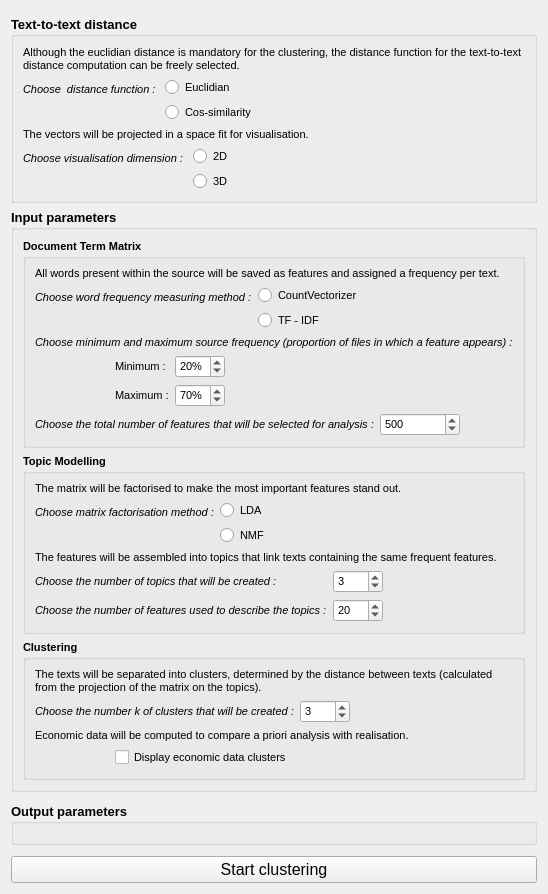
          <widget class="QWidget" name="clustering">
           <attribute name="title">
            <string notr="true">Clustering</string>
           </attribute>
           <layout class="QVBoxLayout" name="verticalLayout_9">
            <item>
             <spacer name="verticalSpacer_2">
              <property name="orientation">
               <enum>Qt::Vertical</enum>
              </property>
              <property name="sizeType">
               <enum>QSizePolicy::Fixed</enum>
              </property>
              <property name="sizeHint" stdset="0">
               <size>
                <width>20</width>
                <height>5</height>
               </size>
              </property>
             </spacer>
            </item>
            <item>
             <widget class="QGroupBox" name="groupBox">
              <property name="font">
               <font>
                <pointsize>10</pointsize>
                <weight>75</weight>
                <bold>true</bold>
               </font>
              </property>
              <property name="title">
               <string notr="true">Text-to-text distance</string>
              </property>
              <layout class="QGridLayout" name="gridLayout_3">
               <item row="0" column="0">
                <widget class="QLabel" name="label_2">
                 <property name="font">
                  <font>
                   <pointsize>8</pointsize>
                   <weight>50</weight>
                   <bold>false</bold>
                  </font>
                 </property>
                 <property name="text">
                  <string>Although the euclidian distance is mandatory for the clustering, the distance function for the text-to-text distance computation can be freely selected.</string>
                 </property>
                 <property name="wordWrap">
                  <bool>true</bool>
                 </property>
                </widget>
               </item>
               <item row="1" column="0">
                <layout class="QFormLayout" name="formLayout_10">
                 <item row="0" column="0">
                  <widget class="QLabel" name="label">
                   <property name="font">
                    <font>
                     <pointsize>8</pointsize>
                     <weight>50</weight>
                     <italic>true</italic>
                     <bold>false</bold>
                    </font>
                   </property>
                   <property name="text">
                    <string>Choose  distance function : </string>
                   </property>
                  </widget>
                 </item>
                 <item row="0" column="1">
                  <layout class="QVBoxLayout" name="verticalLayout_16">
                   <item>
                    <widget class="QRadioButton" name="euclidian">
                     <property name="font">
                      <font>
                       <pointsize>8</pointsize>
                       <weight>50</weight>
                       <bold>false</bold>
                      </font>
                     </property>
                     <property name="text">
                      <string>Euclidian</string>
                     </property>
                    </widget>
                   </item>
                   <item>
                    <widget class="QRadioButton" name="cos_similarity">
                     <property name="font">
                      <font>
                       <pointsize>8</pointsize>
                       <weight>50</weight>
                       <bold>false</bold>
                      </font>
                     </property>
                     <property name="text">
                      <string>Cos-similarity</string>
                     </property>
                    </widget>
                   </item>
                  </layout>
                 </item>
                </layout>
               </item>
               <item row="2" column="0">
                <widget class="QLabel" name="label_3">
                 <property name="font">
                  <font>
                   <pointsize>8</pointsize>
                   <weight>50</weight>
                   <bold>false</bold>
                  </font>
                 </property>
                 <property name="text">
                  <string>The vectors will be projected in a space fit for visualisation.</string>
                 </property>
                </widget>
               </item>
               <item row="3" column="0">
                <layout class="QFormLayout" name="formLayout_11">
                 <item row="0" column="0">
                  <widget class="QLabel" name="label_4">
                   <property name="font">
                    <font>
                     <pointsize>8</pointsize>
                     <weight>50</weight>
                     <italic>true</italic>
                     <bold>false</bold>
                    </font>
                   </property>
                   <property name="text">
                    <string>Choose visualisation dimension : </string>
                   </property>
                  </widget>
                 </item>
                 <item row="0" column="1">
                  <layout class="QVBoxLayout" name="verticalLayout_17">
                   <item>
                    <widget class="QRadioButton" name="euclidian_2">
                     <property name="font">
                      <font>
                       <pointsize>8</pointsize>
                       <weight>50</weight>
                       <bold>false</bold>
                      </font>
                     </property>
                     <property name="text">
                      <string>2D</string>
                     </property>
                    </widget>
                   </item>
                   <item>
                    <widget class="QRadioButton" name="cos_similarity_2">
                     <property name="font">
                      <font>
                       <pointsize>8</pointsize>
                       <weight>50</weight>
                       <bold>false</bold>
                      </font>
                     </property>
                     <property name="text">
                      <string>3D</string>
                     </property>
                    </widget>
                   </item>
                  </layout>
                 </item>
                </layout>
               </item>
              </layout>
             </widget>
            </item>
            <item>
             <widget class="QGroupBox" name="groupBox_3">
              <property name="font">
               <font>
                <pointsize>10</pointsize>
                <weight>75</weight>
                <bold>true</bold>
               </font>
              </property>
              <property name="title">
               <string notr="true">Input parameters</string>
              </property>
              <layout class="QVBoxLayout" name="verticalLayout">
               <item>
                <widget class="QGroupBox" name="groupBox_4">
                 <property name="font">
                  <font>
                   <pointsize>8</pointsize>
                  </font>
                 </property>
                 <property name="title">
                  <string notr="true">Document Term Matrix</string>
                 </property>
                 <layout class="QVBoxLayout" name="verticalLayout_8">
                  <item>
                   <widget class="QLabel" name="word_frequency_2">
                    <property name="font">
                     <font>
                      <weight>50</weight>
                      <bold>false</bold>
                     </font>
                    </property>
                    <property name="text">
                     <string notr="true">All words present within the source will be saved as features and assigned a frequency per text.</string>
                    </property>
                   </widget>
                  </item>
                  <item>
                   <layout class="QFormLayout" name="formLayout">
                    <item row="0" column="0">
                     <widget class="QLabel" name="word_frequency_3">
                      <property name="font">
                       <font>
                        <weight>50</weight>
                        <italic>true</italic>
                        <bold>false</bold>
                       </font>
                      </property>
                      <property name="toolTip">
                       <string notr="true"/>
                      </property>
                      <property name="text">
                       <string notr="true">Choose word frequency measuring method :</string>
                      </property>
                     </widget>
                    </item>
                    <item row="0" column="1">
                     <layout class="QVBoxLayout" name="verticalLayout_10">
                      <item>
                       <widget class="QRadioButton" name="countvectorizer">
                        <property name="font">
                         <font>
                          <weight>50</weight>
                          <bold>false</bold>
                         </font>
                        </property>
                        <property name="cursor">
                         <cursorShape>PointingHandCursor</cursorShape>
                        </property>
                        <property name="text">
                         <string notr="true">CountVectorizer</string>
                        </property>
                        <attribute name="buttonGroup">
                         <string notr="true">frequency_buttonGroup</string>
                        </attribute>
                       </widget>
                      </item>
                      <item>
                       <widget class="QRadioButton" name="tf_idf">
                        <property name="font">
                         <font>
                          <weight>50</weight>
                          <bold>false</bold>
                         </font>
                        </property>
                        <property name="cursor">
                         <cursorShape>PointingHandCursor</cursorShape>
                        </property>
                        <property name="text">
                         <string notr="true">TF - IDF</string>
                        </property>
                        <attribute name="buttonGroup">
                         <string notr="true">frequency_buttonGroup</string>
                        </attribute>
                       </widget>
                      </item>
                     </layout>
                    </item>
                   </layout>
                  </item>
                  <item>
                   <widget class="QLabel" name="word_frequency_4">
                    <property name="font">
                     <font>
                      <weight>50</weight>
                      <italic>true</italic>
                      <bold>false</bold>
                     </font>
                    </property>
                    <property name="text">
                     <string notr="true">Choose minimum and maximum source frequency (proportion of files in which a feature appears) :</string>
                    </property>
                   </widget>
                  </item>
                  <item>
                   <layout class="QHBoxLayout" name="horizontalLayout">
                    <item>
                     <spacer name="horizontalSpacer">
                      <property name="orientation">
                       <enum>Qt::Horizontal</enum>
                      </property>
                      <property name="sizeType">
                       <enum>QSizePolicy::Maximum</enum>
                      </property>
                      <property name="sizeHint" stdset="0">
                       <size>
                        <width>80</width>
                        <height>20</height>
                       </size>
                      </property>
                     </spacer>
                    </item>
                    <item>
                     <layout class="QFormLayout" name="formLayout_7">
                      <item row="0" column="0">
                       <widget class="QLabel" name="minimum">
                        <property name="maximumSize">
                         <size>
                          <width>58</width>
                          <height>16777215</height>
                         </size>
                        </property>
                        <property name="font">
                         <font>
                          <weight>50</weight>
                          <bold>false</bold>
                         </font>
                        </property>
                        <property name="text">
                         <string notr="true">Minimum :</string>
                        </property>
                       </widget>
                      </item>
                      <item row="0" column="1">
                       <widget class="QSpinBox" name="minimum_frequency">
                        <property name="maximumSize">
                         <size>
                          <width>50</width>
                          <height>16777215</height>
                         </size>
                        </property>
                        <property name="font">
                         <font>
                          <weight>50</weight>
                          <bold>false</bold>
                         </font>
                        </property>
                        <property name="suffix">
                         <string notr="true">%</string>
                        </property>
                        <property name="maximum">
                         <number>100</number>
                        </property>
                        <property name="singleStep">
                         <number>1</number>
                        </property>
                        <property name="value">
                         <number>20</number>
                        </property>
                       </widget>
                      </item>
                      <item row="1" column="0">
                       <widget class="QLabel" name="maximum">
                        <property name="maximumSize">
                         <size>
                          <width>58</width>
                          <height>16777215</height>
                         </size>
                        </property>
                        <property name="font">
                         <font>
                          <weight>50</weight>
                          <bold>false</bold>
                         </font>
                        </property>
                        <property name="text">
                         <string notr="true">Maximum :</string>
                        </property>
                       </widget>
                      </item>
                      <item row="1" column="1">
                       <widget class="QSpinBox" name="maximum_frequency">
                        <property name="maximumSize">
                         <size>
                          <width>50</width>
                          <height>16777215</height>
                         </size>
                        </property>
                        <property name="font">
                         <font>
                          <weight>50</weight>
                          <bold>false</bold>
                         </font>
                        </property>
                        <property name="suffix">
                         <string notr="true">%</string>
                        </property>
                        <property name="maximum">
                         <number>100</number>
                        </property>
                        <property name="singleStep">
                         <number>1</number>
                        </property>
                        <property name="value">
                         <number>70</number>
                        </property>
                       </widget>
                      </item>
                     </layout>
                    </item>
                   </layout>
                  </item>
                  <item>
                   <layout class="QFormLayout" name="formLayout_8">
                    <item row="0" column="0">
                     <widget class="QLabel" name="word_frequency_5">
                      <property name="font">
                       <font>
                        <weight>50</weight>
                        <italic>true</italic>
                        <bold>false</bold>
                       </font>
                      </property>
                      <property name="text">
                       <string notr="true">Choose the total number of features that will be selected for analysis :</string>
                      </property>
                     </widget>
                    </item>
                    <item row="0" column="1">
                     <widget class="QSpinBox" name="number_features">
                      <property name="maximumSize">
                       <size>
                        <width>80</width>
                        <height>16777215</height>
                       </size>
                      </property>
                      <property name="font">
                       <font>
                        <weight>50</weight>
                        <bold>false</bold>
                       </font>
                      </property>
                      <property name="maximum">
                       <number>10000</number>
                      </property>
                      <property name="value">
                       <number>500</number>
                      </property>
                     </widget>
                    </item>
                   </layout>
                  </item>
                 </layout>
                </widget>
               </item>
               <item>
                <widget class="QGroupBox" name="groupBox_6">
                 <property name="font">
                  <font>
                   <pointsize>8</pointsize>
                   <weight>75</weight>
                   <bold>true</bold>
                  </font>
                 </property>
                 <property name="title">
                  <string notr="true">Topic Modelling</string>
                 </property>
                 <layout class="QVBoxLayout" name="verticalLayout_6">
                  <item>
                   <widget class="QLabel" name="frequency_matrix_factorisation_2">
                    <property name="font">
                     <font>
                      <weight>50</weight>
                      <bold>false</bold>
                     </font>
                    </property>
                    <property name="text">
                     <string notr="true">The matrix will be factorised to make the most important features stand out.</string>
                    </property>
                   </widget>
                  </item>
                  <item>
                   <layout class="QFormLayout" name="formLayout_4">
                    <property name="formAlignment">
                     <set>Qt::AlignLeading|Qt::AlignLeft|Qt::AlignVCenter</set>
                    </property>
                    <item row="0" column="0">
                     <widget class="QLabel" name="frequency_matrix_factorisation_3">
                      <property name="font">
                       <font>
                        <weight>50</weight>
                        <italic>true</italic>
                        <bold>false</bold>
                       </font>
                      </property>
                      <property name="toolTip">
                       <string notr="true"/>
                      </property>
                      <property name="text">
                       <string notr="true">Choose matrix factorisation method :</string>
                      </property>
                     </widget>
                    </item>
                    <item row="0" column="1">
                     <layout class="QVBoxLayout" name="verticalLayout_2">
                      <item>
                       <widget class="QRadioButton" name="lda">
                        <property name="font">
                         <font>
                          <weight>50</weight>
                          <bold>false</bold>
                         </font>
                        </property>
                        <property name="cursor">
                         <cursorShape>PointingHandCursor</cursorShape>
                        </property>
                        <property name="toolTip">
                         <string notr="true">Latent Dirichlet Allocation</string>
                        </property>
                        <property name="text">
                         <string notr="true">LDA</string>
                        </property>
                        <attribute name="buttonGroup">
                         <string notr="true">factorisation_buttonGroup</string>
                        </attribute>
                       </widget>
                      </item>
                      <item>
                       <widget class="QRadioButton" name="nmf">
                        <property name="font">
                         <font>
                          <weight>50</weight>
                          <bold>false</bold>
                         </font>
                        </property>
                        <property name="cursor">
                         <cursorShape>PointingHandCursor</cursorShape>
                        </property>
                        <property name="toolTip">
                         <string notr="true">Non-negative Matrix Factorization</string>
                        </property>
                        <property name="text">
                         <string notr="true">NMF</string>
                        </property>
                        <attribute name="buttonGroup">
                         <string notr="true">factorisation_buttonGroup</string>
                        </attribute>
                       </widget>
                      </item>
                     </layout>
                    </item>
                   </layout>
                  </item>
                  <item>
                   <widget class="QLabel" name="topic_modelling_2">
                    <property name="font">
                     <font>
                      <weight>50</weight>
                      <bold>false</bold>
                     </font>
                    </property>
                    <property name="text">
                     <string notr="true">The features will be assembled into topics that link texts containing the same frequent features.</string>
                    </property>
                   </widget>
                  </item>
                  <item>
                   <layout class="QFormLayout" name="formLayout_2">
                    <item row="0" column="1">
                     <widget class="QSpinBox" name="number_topics">
                      <property name="maximumSize">
                       <size>
                        <width>50</width>
                        <height>16777215</height>
                       </size>
                      </property>
                      <property name="font">
                       <font>
                        <weight>50</weight>
                        <bold>false</bold>
                       </font>
                      </property>
                      <property name="value">
                       <number>3</number>
                      </property>
                     </widget>
                    </item>
                    <item row="1" column="0">
                     <widget class="QLabel" name="topic_modelling_4">
                      <property name="font">
                       <font>
                        <weight>50</weight>
                        <italic>true</italic>
                        <bold>false</bold>
                       </font>
                      </property>
                      <property name="text">
                       <string notr="true">Choose the number of features used to describe the topics :</string>
                      </property>
                     </widget>
                    </item>
                    <item row="1" column="1">
                     <widget class="QSpinBox" name="number_most_important_features">
                      <property name="maximumSize">
                       <size>
                        <width>50</width>
                        <height>16777215</height>
                       </size>
                      </property>
                      <property name="font">
                       <font>
                        <weight>50</weight>
                        <bold>false</bold>
                       </font>
                      </property>
                      <property name="value">
                       <number>20</number>
                      </property>
                     </widget>
                    </item>
                    <item row="0" column="0">
                     <widget class="QLabel" name="topic_modelling_3">
                      <property name="font">
                       <font>
                        <weight>50</weight>
                        <italic>true</italic>
                        <bold>false</bold>
                       </font>
                      </property>
                      <property name="text">
                       <string notr="true">Choose the number of topics that will be created :</string>
                      </property>
                     </widget>
                    </item>
                   </layout>
                  </item>
                 </layout>
                </widget>
               </item>
               <item>
                <widget class="QGroupBox" name="groupBox_7">
                 <property name="font">
                  <font>
                   <pointsize>8</pointsize>
                   <weight>75</weight>
                   <bold>true</bold>
                  </font>
                 </property>
                 <property name="title">
                  <string notr="true">Clustering</string>
                 </property>
                 <layout class="QVBoxLayout" name="verticalLayout_7">
                  <item>
                   <widget class="QLabel" name="clustering_2">
                    <property name="font">
                     <font>
                      <weight>50</weight>
                      <bold>false</bold>
                     </font>
                    </property>
                    <property name="text">
                     <string notr="true">The texts will be separated into clusters, determined by the distance between texts (calculated from the projection of the matrix on the topics).</string>
                    </property>
                    <property name="wordWrap">
                     <bool>true</bool>
                    </property>
                   </widget>
                  </item>
                  <item>
                   <layout class="QFormLayout" name="formLayout_9">
                    <item row="0" column="0">
                     <widget class="QLabel" name="clustering_3">
                      <property name="font">
                       <font>
                        <weight>50</weight>
                        <italic>true</italic>
                        <bold>false</bold>
                       </font>
                      </property>
                      <property name="text">
                       <string notr="true">Choose the number k of clusters that will be created :</string>
                      </property>
                     </widget>
                    </item>
                    <item row="0" column="1">
                     <widget class="QSpinBox" name="number_clusters">
                      <property name="maximumSize">
                       <size>
                        <width>50</width>
                        <height>16777215</height>
                       </size>
                      </property>
                      <property name="font">
                       <font>
                        <weight>50</weight>
                        <bold>false</bold>
                       </font>
                      </property>
                      <property name="value">
                       <number>3</number>
                      </property>
                     </widget>
                    </item>
                   </layout>
                  </item>
                  <item>
                   <widget class="QLabel" name="label_5">
                    <property name="font">
                     <font>
                      <weight>50</weight>
                      <bold>false</bold>
                     </font>
                    </property>
                    <property name="text">
                     <string>Economic data will be computed to compare a priori analysis with realisation.</string>
                    </property>
                   </widget>
                  </item>
                  <item>
                   <layout class="QHBoxLayout" name="horizontalLayout_4">
                    <item>
                     <spacer name="horizontalSpacer_4">
                      <property name="orientation">
                       <enum>Qt::Horizontal</enum>
                      </property>
                      <property name="sizeType">
                       <enum>QSizePolicy::Maximum</enum>
                      </property>
                      <property name="sizeHint" stdset="0">
                       <size>
                        <width>80</width>
                        <height>20</height>
                       </size>
                      </property>
                     </spacer>
                    </item>
                    <item>
                     <widget class="QCheckBox" name="checkBox">
                      <property name="font">
                       <font>
                        <weight>50</weight>
                        <bold>false</bold>
                       </font>
                      </property>
                      <property name="text">
                       <string>Display economic data clusters</string>
                      </property>
                     </widget>
                    </item>
                   </layout>
                  </item>
                 </layout>
                </widget>
               </item>
              </layout>
             </widget>
            </item>
            <item>
             <spacer name="verticalSpacer_3">
              <property name="orientation">
               <enum>Qt::Vertical</enum>
              </property>
              <property name="sizeType">
               <enum>QSizePolicy::Fixed</enum>
              </property>
              <property name="sizeHint" stdset="0">
               <size>
                <width>20</width>
                <height>5</height>
               </size>
              </property>
             </spacer>
            </item>
            <item>
             <widget class="QGroupBox" name="groupBox_5">
              <property name="font">
               <font>
                <pointsize>10</pointsize>
                <weight>75</weight>
                <bold>true</bold>
               </font>
              </property>
              <property name="title">
               <string notr="true">Output parameters</string>
              </property>
              <layout class="QVBoxLayout" name="verticalLayout_13"/>
             </widget>
            </item>
            <item>
             <spacer name="verticalSpacer_4">
              <property name="orientation">
               <enum>Qt::Vertical</enum>
              </property>
              <property name="sizeType">
               <enum>QSizePolicy::Fixed</enum>
              </property>
              <property name="sizeHint" stdset="0">
               <size>
                <width>20</width>
                <height>5</height>
               </size>
              </property>
             </spacer>
            </item>
            <item>
             <widget class="QPushButton" name="start_clustering">
              <property name="font">
               <font>
                <pointsize>12</pointsize>
                <weight>50</weight>
                <bold>false</bold>
               </font>
              </property>
              <property name="cursor">
               <cursorShape>PointingHandCursor</cursorShape>
              </property>
              <property name="text">
               <string notr="true">Start clustering</string>
              </property>
              <property name="shortcut">
               <string notr="true">Enter</string>
              </property>
             </widget>
            </item>
           </layout>
          </widget>
